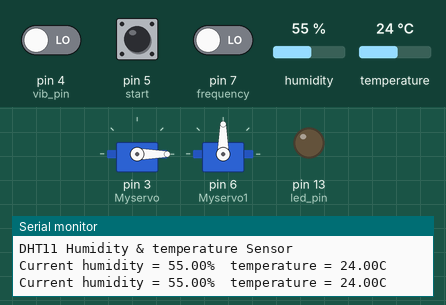
Simulated run of this sketch. Board: Arduino Uno, built with avr-gcc and run on an emulated ATmega328P. On the bench: 2 × servo, output pins drawn as LEDs (lit = HIGH), the last lines printed to the serial monitor. The test bench sets the inputs (shaded band); at power-on: temperature 24 °C, pin 4 (vib_pin) LOW, pin 5 (start) LOW, pin 7 (frequency) LOW, humidity 55 %.

Above: at 2.7 s.
2.8 s: temperature set to 29.3 °C
4.7 s: temperature set to 30.7 °C
At 5.97 s:
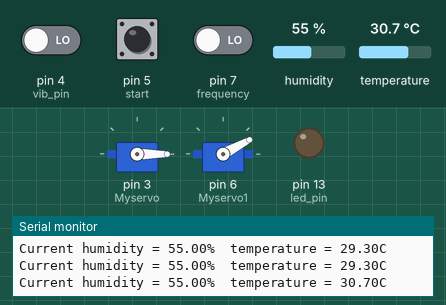
8.2 s: pin 4 (vib_pin) driven HIGH
At 8.38 s:
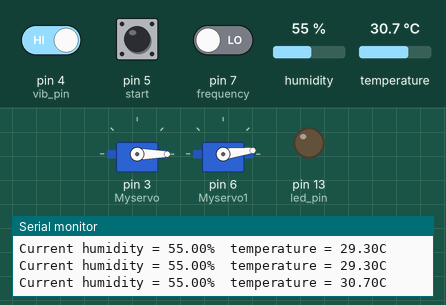
At 9.29 s:
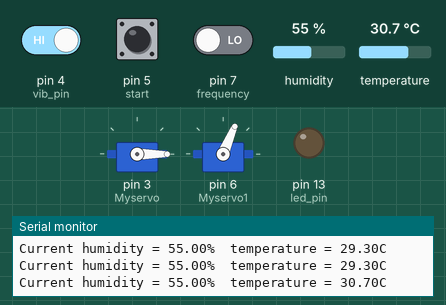
Timing chart, 0 to 25.3 s (numbered marks = the images above; inputs shaded):
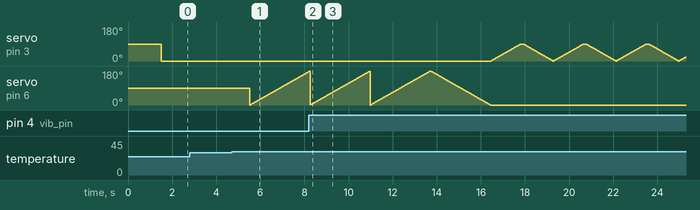

The sketch:

ddd.ino
```cpp
#include <DHT.h>
#include<Servo.h>
#define dht_apin 2 // Analog Pin sensor is connected to

//#define DHTPIN 2     // Digital pin connected to the DHT sensor

#define DHTTYPE DHT22

//dht DHT;
DHT dht(dht_apin, DHTTYPE);

//DHT dht(DHTPIN, DHT11);
const int vib_pin=4;
const int led_pin=13;
const int start=5;
const int frequency=7;
Servo Myservo1;
Servo Myservo;
int pos;
void setup(){
  pinMode(vib_pin,INPUT);
  pinMode(led_pin,OUTPUT);
  pinMode(start,INPUT);
  pinMode(frequency,INPUT);
  Myservo.attach(3);
  Myservo1.attach(6);
  Serial.begin(9600);
  delay(500);//Delay to let system boot
  Serial.println("DHT11 Humidity & temperature Sensor\n\n");
  delay(1000);//Wait before accessing Sensor

}//end "setup()"

void loop(){
  //Start of Program

  float h = dht.readHumidity();
  // Read temperature as Celsius (the default)
  float t = dht.readTemperature();
  // Read temperature as Fahrenheit (isFahrenheit = true)
  float f = dht.readTemperature(true);


   //    DHT.read11(dht_apin);

    Serial.print("Current humidity = ");
    Serial.print(h);
    Serial.print("%  ");
    Serial.print("temperature = ");
    Serial.print(t);
    Serial.println("C  ");
    int val;
    int i;
    int s;
    s=digitalRead(start);
    if(s==1)
    {
     for(i=0;i<10;i++){
    for(pos=0;pos<=90;pos++){
    Myservo.write(pos);
    delay(15);
    }
    delay(100);
    for(pos=90;pos>=0;pos--){
    Myservo.write(pos);
    delay(15);
    }
    }

    }
    if(h>=70)
    {
      Serial.println("Wet detected");
      }
    if(t>30)
    {
      for(i=0;i<3;i++){
   for(pos=0;pos<=180;pos++){
    Myservo1.write(pos);
    delay(15);

    }
    }
    for(pos=180;pos>=0;pos--){
    Myservo1.write(pos);
    delay(15);
    }

    }
    int fq;
    val=digitalRead(vib_pin);
    fq=digitalRead(frequency);

    if(val==1 || fq==1)
    {
    for(i=0;i<5;i++){
    for(pos=0;pos<=90;pos++){
    Myservo.write(pos);
    delay(15);
    }
    delay(100);
    for(pos=90;pos>=0;pos--){
    Myservo.write(pos);
    delay(15);
    }
    }
   }
   else
   Myservo.write(0);

    delay(1000);//Wait 5 seconds before accessing sensor again.

  //Fastest should be once every two seconds.

}// end loop(
```

Measured:
- the behaviour switches between 30 and 30.1 °C on temperature (found by bisection; images 0 and 1)
